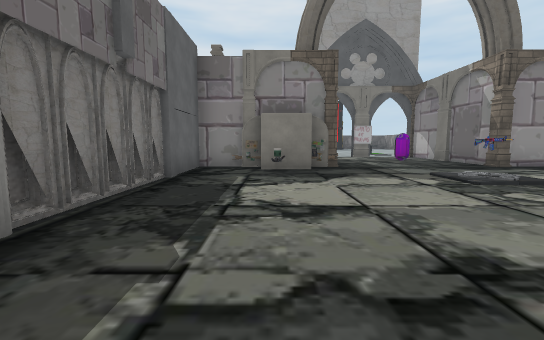
[1] (above)

16 first-person views from a walk through a 3-D level made in the Unity game engine. The camera is 1.4 m above the floor, tilts 6° down and sees 90° across. Doors are open. The floor is counted in squares, 2 m on a side. Each view is taken from the middle of a square. On the plan, view 1 faces up. The plan holds only what a view shows up to about 9 squares ahead; the rest is blank. The place goes on beyond the plan. The player character is not drawn. Some animated figures are left out. Some surface patterns are stand-ins.

[2]
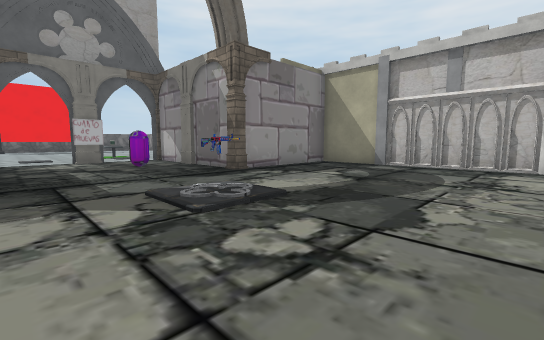

[3]
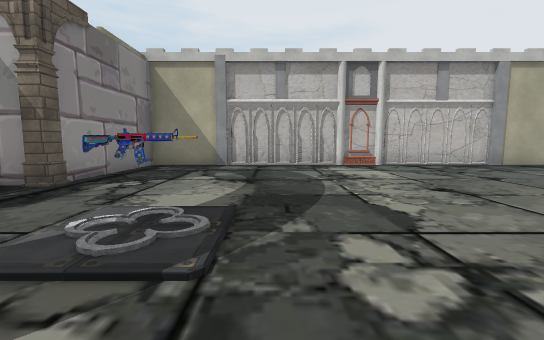

[4]
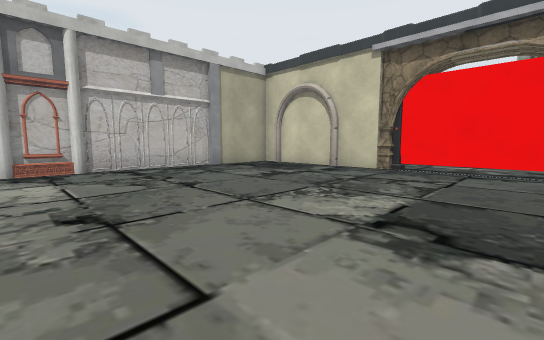

[5]
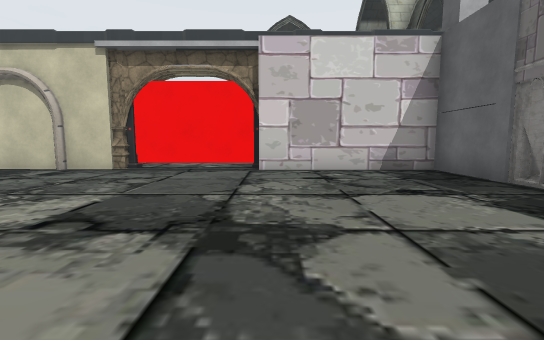

[6]
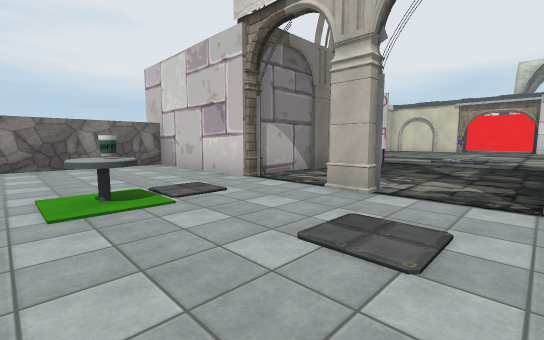

[7]
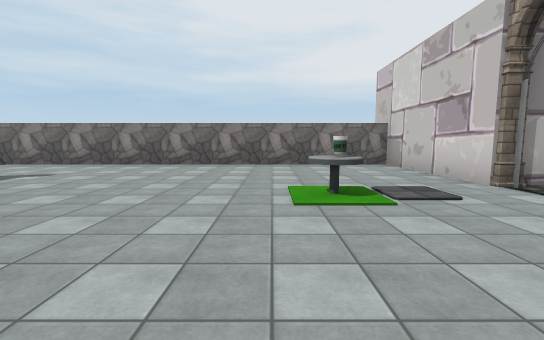

[8]
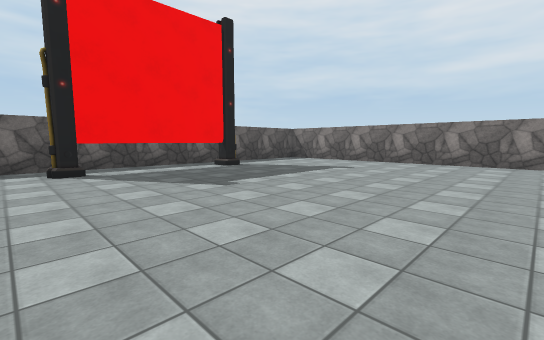

[9]
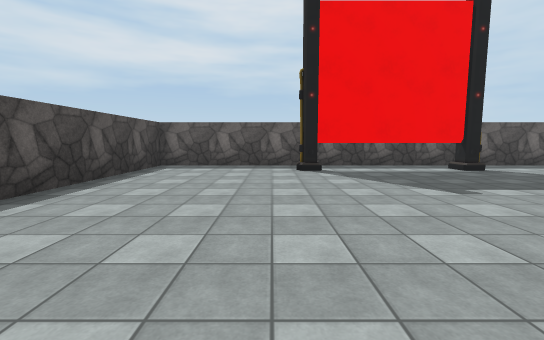

[10]
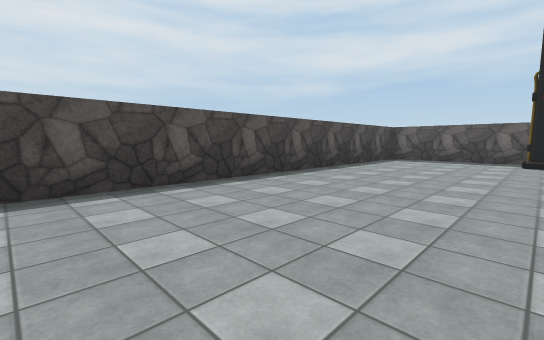

[11]
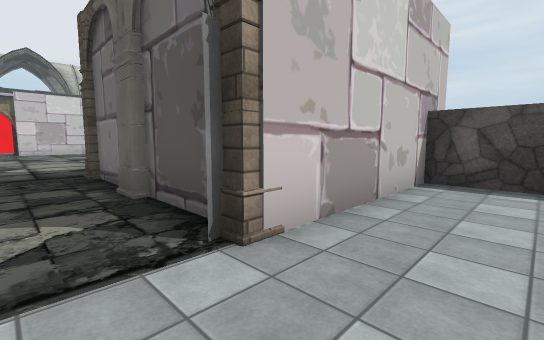

[12]
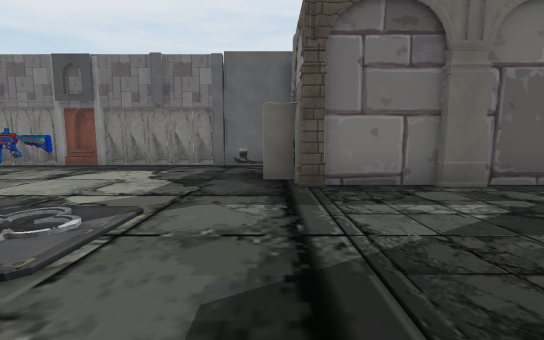

[13]
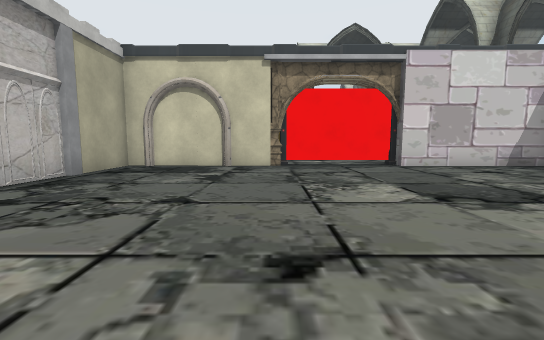

[14]
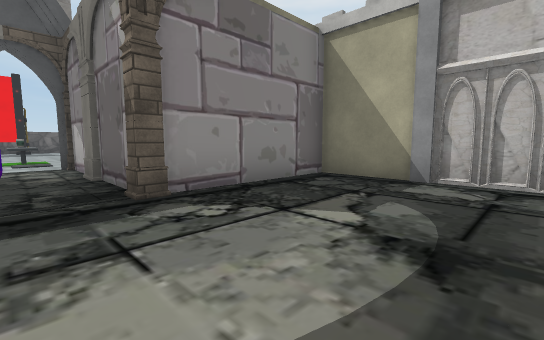

[15]
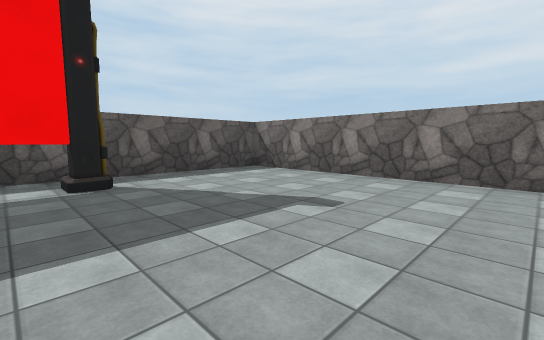

[16]
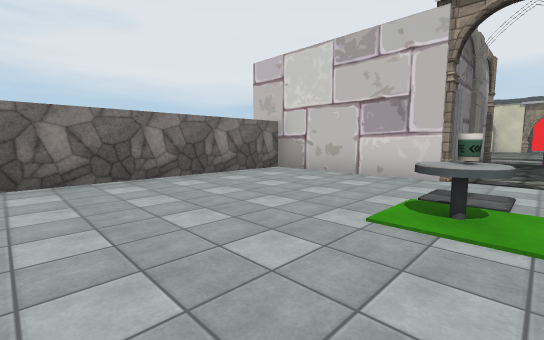

### Floor plan
Points are (right, up) in squares from view 1. A wall is a line through its corners. A room is listed if a view was taken in it or the views show most of it. See-through windows are left out.
Room 1 (views 1, 2, 3, 4, 5, 6, 7, 8, 9, 10, 11, 12, 13, 14, 15, 16)
walls: (6.3, 8.4) (6.3, 11.6); (1.6, 11.6) (1.6, 7.8); (6.4, 12.5) (10.2, 12.5) (10.2, 24.9) (-2.3, 24.9) (-2.3, 12.5) (1.6, 12.5); (-0.8, 7.6) (-2, 7.6) (-2, 5.3) (-2.3, 5.3) (-2.3, 2); (10.3, 3.8) (10.1, 5.3); (-2.2, 3.5) (-2, 1.9) (-2, -4.7) (1.6, -4.7); (-2, 2.8) (-2.4, 2.5); (10.2, 2) (10.2, 7.6) (6.5, 7.6); (-2.3, 1.9) (-2.3, 0.9); (-2, 1.2) (-2, 0.7); (10.2, 1.1) (10, 1.7); (10.2, 1) (10.1, 2); (10.2, 0.9) (10.2, 1.7); (-2.3, 0.8) (-2.3, -1.2); (10.3, -0.7) (10.1, 0.8) (10.2, 1.6) (10, 2); (-2.3, -2) (-2.3, -2.6); (5.9, 23.8) (2.1, 23.8); (5.6, -4.7) (10.2, -4.7) (10.2, 0.7); (2.8, -5.2) (5.6, -5.2)
objects: other object (0, 6); other object (0, 7) to (1, 7); other object (0, 8); other object (2, -5); other object (2, 8); other object (2, 10); other object (2, 12); other object (4, 5); other object (4, 12); other object (5, 10); other object (6, 8); other object (6, 10); other object (6, 12); other object (6, 15)

Where each view was taken, in squares from view 1:
view 1: 0 up, 0 right, facing up
view 2: 2 up, 2 right, facing up-right
view 3: 4 up, 2 right, facing right
view 4: 2 up, 3 right, facing down-right
view 5: 2 up, 2 right, facing down
view 6: 16 up, 2 right, facing down-right
view 7: 16 up, 2 right, facing right
view 8: 17 up, 1 right, facing up-right
view 9: 17 up, 1 right, facing up
view 10: 14 up, 2 right, facing up-left
view 11: 14 up, 3 right, facing down-left
view 12: 7 up, 6 right, facing left
view 13: 3 up, 6 right, facing down
view 14: 4 up, 5 right, facing up-right
view 15: 19 up, 5 right, facing up-right
view 16: 18 up, 5 right, facing down-right
